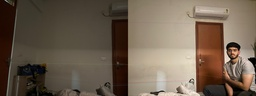
#> input picture Panaroma stiching/matches_0_1.jpg, 256 x 96 px, shrunk from 8064 x 3024 before the run; its folder holds only this picture in this run
$ python main.py --input matches_0_1.jpg --output out.png
#> lines starting #> are read from the running program, lines starting #| are printed output that depends on the picture; after the words box and inside, x2 and y2 are one past the last pixel; in counts of white or black regions, pixels touching at a corner belong together
### Panaroma stiching/utils.py
# General utilities: I/O and tiny helpers.

import cv2
import numpy as np
from typing import List
import os


def read_images(paths: List[str]) -> List[np.ndarray]:
    imgs = []
    for p in paths:
        img = cv2.imread(p, cv2.IMREAD_COLOR)
        if img is None:
            raise FileNotFoundError(f"Could not read {p}")
        imgs.append(img)
    return imgs


def gray(img: np.ndarray) -> np.ndarray:
    return cv2.cvtColor(img, cv2.COLOR_BGR2GRAY)


def ensure_dir(path: str) -> None:
    if not os.path.exists(path):
        os.makedirs(path)

### Panaroma stiching/stitcher.py
# High level stitching pipeline that imports modular pieces

import cv2
import numpy as np
from typing import List, Optional
from utils import read_images, gray
from projection import cylindrical_project
from features import make_detector, detect_and_compute, match_descriptors
from homography import find_homography, accumulate_homographies
from warper import estimate_canvas_size, warp_to_canvas
from exposure import global_exposure_compensation
from seam_blend import find_vertical_seam, make_seam_mask, multiband_blend
from scipy import ndimage


def stitch_images(images: List[np.ndarray], focal: Optional[float] = None, auto_cyl: bool = True) -> np.ndarray:
    n = len(images)
    if auto_cyl:
        if focal is None:
            focal = images[0].shape[1]
        cyl_imgs = [cylindrical_project(img, focal) for img in images]
    else:
        cyl_imgs = images

    detector = make_detector()
    kps = []
    dess = []
    for img in cyl_imgs:
        g = gray(img)
        kp, des = detect_and_compute(detector, g)
        kps.append(kp)
        dess.append(des)

    homographies = []
    matches_list = []
    for i in range(n - 1):
        matches = match_descriptors(dess[i], dess[i + 1])
        print(f"Pair {i}->{i+1} keypoints: {len(kps[i])},{len(kps[i+1])} matches: {len(matches)}")
        try:
            top = sorted(matches, key=lambda m: m.distance)[:50]
            debug_img = cv2.drawMatches(cyl_imgs[i], kps[i], cyl_imgs[i+1], kps[i+1], top, None, flags=cv2.DrawMatchesFlags_NOT_DRAW_SINGLE_POINTS)
            debug_name = f"matches_{i}_{i+1}.jpg"
            cv2.imwrite(debug_name, debug_img)
            print(f"Saved {debug_name}")
        except Exception as e:
            print("Could not draw matches", e)

        H, mask = find_homography(kps[i], kps[i + 1], matches, ransac_thresh=5.0)
        if H is None:
            H, mask = find_homography(kps[i], kps[i + 1], matches, ransac_thresh=8.0)
        if H is None:
            H, mask = find_homography(kps[i], kps[i + 1], matches, ransac_thresh=12.0)

        if H is None and len(matches) >= 4:
            pts1 = np.float32([kps[i][m.queryIdx].pt for m in matches])
            pts2 = np.float32([kps[i+1][m.trainIdx].pt for m in matches])
            try:
                A, inliers = cv2.estimateAffinePartial2D(pts1, pts2, method=cv2.RANSAC, ransacReprojThreshold=8.0)
                if A is not None:
                    H = np.eye(3)
                    H[:2, :] = A
                    print(f"Affine fallback used for pair {i}->{i+1}")
            except Exception as e:
                print("Affine fallback failed", e)

        if H is None:
            raise RuntimeError(f"Could not estimate homography between {i} and {i+1}. Check matches_{i}_{i+1}.jpg")

        homographies.append(H)
        matches_list.append(matches)

    Htot = accumulate_homographies(homographies)
    canvas_w, canvas_h, offset = estimate_canvas_size(cyl_imgs, Htot)

    warped_imgs = []
    masks = []
    for img, H in zip(cyl_imgs, Htot):
        wimg, m = warp_to_canvas(img, H, canvas_w, canvas_h, offset)
        warped_imgs.append(wimg)
        masks.append(m)

    warped_imgs = global_exposure_compensation(warped_imgs, masks)

    base_img = warped_imgs[0].copy()
    base_mask = masks[0].copy()

    for i in range(1, n):
        A = base_img
        B = warped_imgs[i]
        maskA = base_mask
        maskB = masks[i]
        union_mask = ((maskA > 0) | (maskB > 0)).astype(np.uint8)
        overlap = (maskA > 0) & (maskB > 0)
        if overlap.sum() > 0:
            seam_path = find_vertical_seam(A, B, maskA, maskB)
            if seam_path is not None:
                seam_maskA = make_seam_mask(A.shape, seam_path, left_side='left')
            else:
                seam_maskA = (maskA > 0).astype(np.uint8)
        else:
            seam_maskA = (maskA > 0).astype(np.uint8)

        mask_blend = ndimage.gaussian_filter(seam_maskA.astype(np.float32), sigma=5)
        denom = (mask_blend.max() - mask_blend.min() + 1e-8)
        mask_blend = (mask_blend - mask_blend.min()) / denom

        ys, xs = np.where(union_mask > 0)
        if ys.size == 0:
            continue
        y0, y1 = ys.min(), ys.max()
        x0, x1 = xs.min(), xs.max()

        A_crop = A[y0:y1 + 1, x0:x1 + 1]
        B_crop = B[y0:y1 + 1, x0:x1 + 1]
        M_crop = mask_blend[y0:y1 + 1, x0:x1 + 1]

        try:
            blended = multiband_blend(A_crop, B_crop, M_crop, levels=5)
        except Exception:
            blended = (A_crop * M_crop[:, :, None] + B_crop * (1 - M_crop)[:, :, None]).astype(np.uint8)

        base_img[y0:y1 + 1, x0:x1 + 1] = blended
        base_mask = ((base_mask > 0) | (maskB > 0)).astype(np.uint8)

    gray_final = cv2.cvtColor(base_img, cv2.COLOR_BGR2GRAY)
    _, thresh = cv2.threshold(gray_final, 1, 255, cv2.THRESH_BINARY)
    contours, _ = cv2.findContours(thresh.astype(np.uint8), cv2.RETR_EXTERNAL, cv2.CHAIN_APPROX_SIMPLE)
    if contours:
        c = max(contours, key=cv2.contourArea)
        x, y, w, h = cv2.boundingRect(c)
        cropped = base_img[y:y + h, x:x + w]
    else:
        cropped = base_img

    h_final, w_final = cropped.shape[:2]
    if h_final > w_final:
        cropped = cv2.rotate(cropped, cv2.ROTATE_90_COUNTERCLOCKWISE)
        h_final, w_final = cropped.shape[:2]
    max_width = 1600
    if w_final > max_width:
        scale = max_width / w_final
        cropped = cv2.resize(cropped, (int(w_final * scale), int(h_final * scale)), interpolation=cv2.INTER_AREA)

    try:
        gray_pano = cv2.cvtColor(cropped, cv2.COLOR_BGR2GRAY)
        edges = cv2.Canny(gray_pano, 80, 160)
        lines = cv2.HoughLines(edges, 1, np.pi / 180, 120)
        tilt = 0.0
        if lines is not None:
            angles = []
            for rho, theta in lines[:, 0]:
                angle = theta * 180.0 / np.pi
                if 85.0 < angle < 95.0 or -95.0 < angle < -85.0:
                    angles.append(angle)
            if len(angles) > 0:
                tilt = float(np.mean(angles) - 90.0)
        if abs(tilt) > 0.01:
            M = cv2.getRotationMatrix2D((cropped.shape[1] // 2, cropped.shape[0] // 2), -tilt, 1.0)
            straight = cv2.warpAffine(cropped, M, (cropped.shape[1], cropped.shape[0]), borderValue=(0, 0, 0))
            gray_straight = cv2.cvtColor(straight, cv2.COLOR_BGR2GRAY)
            _, th = cv2.threshold(gray_straight, 5, 255, cv2.THRESH_BINARY)
            contours, _ = cv2.findContours(th, cv2.RETR_EXTERNAL, cv2.CHAIN_APPROX_SIMPLE)
            if contours:
                c = max(contours, key=cv2.contourArea)
                x, y, w, h = cv2.boundingRect(c)
                straight = straight[y:y + h, x:x + w]
                cropped = straight
    except Exception:
        pass

    return cropped

### Panaroma stiching/projection.py
# Cylindrical projection

import numpy as np
from typing import Tuple


def cylindrical_project(img: np.ndarray, f: float) -> np.ndarray:
    h, w = img.shape[:2]
    cx = w / 2.0
    cy = h / 2.0
    result = np.zeros_like(img)

    xs = np.arange(w)
    ys = np.arange(h)
    xs_grid, ys_grid = np.meshgrid(xs, ys)

    x = xs_grid - cx
    y = ys_grid - cy

    theta = np.arctan2(x, f)
    h_ = y / np.sqrt(x * x + f * f)

    x_proj = f * np.tan(theta)
    y_proj = h_ * np.sqrt(x_proj * x_proj + f * f)

    x_src = x_proj + cx
    y_src = y_proj + cy

    valid = (x_src >= 0) & (x_src < w - 1) & (y_src >= 0) & (y_src < h - 1)

    x0 = np.floor(x_src).astype(np.int32)
    y0 = np.floor(y_src).astype(np.int32)

    x0_clipped = np.clip(x0, 0, w - 2)
    y0_clipped = np.clip(y0, 0, h - 2)
    x1_clipped = x0_clipped + 1
    y1_clipped = y0_clipped + 1

    xf = x_src - x0
    yf = y_src - y0

    wa = (1 - xf) * (1 - yf)
    wb = xf * (1 - yf)
    wc = (1 - xf) * yf
    wd = xf * yf

    for c in range(img.shape[2]):
        channel = img[:, :, c]
        sampled = (
            wa * channel[y0_clipped, x0_clipped] +
            wb * channel[y0_clipped, x1_clipped] +
            wc * channel[y1_clipped, x0_clipped] +
            wd * channel[y1_clipped, x1_clipped]
        )
        sampled[~valid] = 0
        result[:, :, c] = sampled

    return result

### Panaroma stiching/features.py
# Detector creation, keypoint detection, descriptor matching

import cv2
import numpy as np
from typing import Tuple, List


def make_detector():
    try:
        return cv2.SIFT_create()
    except Exception:
        return cv2.ORB_create(5000)


def detect_and_compute(detector, img_gray: np.ndarray):
    kp, des = detector.detectAndCompute(img_gray, None)
    return kp, des


# [16 lines left out: function match_descriptors, not called in this run]

### Panaroma stiching/homography.py
import numpy as np
import cv2
from typing import List, Tuple


# [7 lines left out: function find_homography, not called in this run]


def accumulate_homographies(homographies: List[np.ndarray]) -> List[np.ndarray]:
    n = len(homographies) + 1
    F = [np.eye(3)]
    for i in range(len(homographies)):
        F.append(homographies[i] @ F[-1])
    center = n // 2
    F_center = F[center]
    Htot = []
    for i in range(n):
        H_i = np.linalg.inv(F[i]) @ F_center
        Htot.append(H_i / H_i[2, 2])
    return Htot

### Panaroma stiching/warper.py
import cv2
import numpy as np
from typing import List, Tuple


def estimate_canvas_size(images: List[np.ndarray], Htot: List[np.ndarray]) -> Tuple[int, int, Tuple[int, int]]:
    corners = []
    for img, H in zip(images, Htot):
        h, w = img.shape[:2]
        pts = np.array([[0, 0], [w, 0], [w, h], [0, h]], dtype=np.float32)
        pts_ = cv2.perspectiveTransform(pts.reshape(-1, 1, 2), H)
        corners.append(pts_.reshape(-1, 2))
    all_pts = np.vstack(corners)
    x_min, y_min = np.floor(all_pts.min(axis=0)).astype(int)
    x_max, y_max = np.ceil(all_pts.max(axis=0)).astype(int)
    canvas_w = x_max - x_min
    canvas_h = y_max - y_min
    offset = (-x_min, -y_min)
    return canvas_w, canvas_h, offset


def warp_to_canvas(img: np.ndarray, H: np.ndarray, canvas_w: int, canvas_h: int, offset: Tuple[int, int]) -> Tuple[np.ndarray, np.ndarray]:
    ox, oy = offset
    H_off = np.array([[1, 0, ox], [0, 1, oy], [0, 0, 1]], dtype=np.float64)
    Htotal = H_off @ H
    canvas_img = cv2.warpPerspective(img, Htotal, (canvas_w, canvas_h), flags=cv2.INTER_LINEAR, borderMode=cv2.BORDER_CONSTANT)
    mask = cv2.warpPerspective(np.ones(img.shape[:2], dtype=np.uint8) * 255, Htotal, (canvas_w, canvas_h), flags=cv2.INTER_NEAREST, borderMode=cv2.BORDER_CONSTANT)
    mask = (mask > 0).astype(np.uint8)
    return canvas_img, mask

### Panaroma stiching/exposure.py
import numpy as np


# [12 lines left out: function exposure_compensate_pair, not called in this run]


def global_exposure_compensation(warped_imgs, masks):
    base = warped_imgs[0].astype(np.float32)
    base_mask = masks[0]
    compensated = [warped_imgs[0]]
    for i in range(1, len(warped_imgs)):
        img = warped_imgs[i].astype(np.uint8)
        mask = masks[i]
        _, img_adj = exposure_compensate_pair(base, base_mask, img, mask)
        compensated.append(img_adj)
    return compensated

### Panaroma stiching/main.py
import argparse
import cv2
from stitcher import stitch_images
from utils import read_images


def parse_args():
    p = argparse.ArgumentParser(description='Advanced panorama stitcher using OpenCV')
    p.add_argument('--input', nargs='+', required=True, help='input images in left-to-right order')
    p.add_argument('--output', required=True, help='output panorama file')
    p.add_argument('--focal', type=float, default=None, help='focal length in pixels. default: image width')
    p.add_argument('--no-cylinder', dest='cylinder', action='store_false', help='disable cylindrical projection')
    return p.parse_args()


def main():
    args = parse_args()
    imgs = read_images(args.input)
#> in read_images, img is the input picture: shape (96, 256, 3); mean B, G, R 79.7, 95.2, 110.3
#> imgs = 1 item
    focal = args.focal if args.focal is not None else imgs[0].shape[1]
#> focal = 256
    pano = stitch_images(imgs, focal=focal, auto_cyl=args.cylinder)
#> in stitch_images, `n = len(images)`: n = 1
#> in cylindrical_project, `theta = np.arctan2(x, f)`:
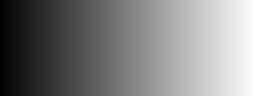
#> x: shape (96, 256) float64; min -128, max 127, mean -0.5; drawn with min black and max white
#> in cylindrical_project, `y0 = np.floor(y_src).astype(np.int32)`:
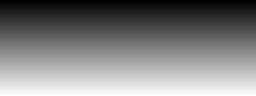
#> y_src: shape (96, 256) float64; min -7.11e-15, max 95, mean 47.5; drawn with min black and max white
#> in cylindrical_project, `y0_clipped = np.clip(y0, 0, h - 2)`:
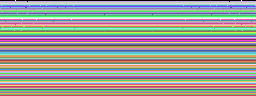
#> y0: shape (96, 256) int32; 97 distinct labels, from -1 to 95; one colour per label, 0 black, -1 white
#> the loop in cylindrical_project, `for c in range(img.shape[2]):` made 3 passes
#> pass 1, in cylindrical_project, `channel = img[:, :, c]`:
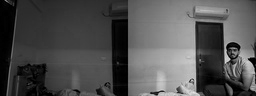
#> channel: shape (96, 256); min 0, max 229, mean 79.7
#> after the loop in cylindrical_project, `for c in range(img.shape[2]):`:
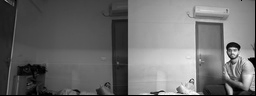
#> sampled: shape (96, 256) float64; min 0, max 255, mean 109
#> in stitch_images, `cyl_imgs = [cylindrical_project(img, focal) for img in images]`: cyl_imgs = 1 item
#> the loop in stitch_images, `for img in cyl_imgs:` made 1 pass
#> after the loop in stitch_images, `for i in range(n - 1):`: homographies = []
#> in accumulate_homographies, `n = len(homographies) + 1`: n = 1
#> after the loop in accumulate_homographies, `for i in range(len(homographies)):`: F = [[[1, 0, 0], [0, 1, 0], [0, 0, 1]]]
#> in accumulate_homographies, `center = n // 2`: center = 0
#> in accumulate_homographies, `F_center = F[center]`: F_center = [[1, 0, 0], [0, 1, 0], [0, 0, 1]]
#> the loop in accumulate_homographies, `for i in range(n):` made 1 pass
#> H_i on pass 1: [[1, 0, 0], [0, 1, 0], [0, 0, 1]]
#> after the loop in accumulate_homographies, `for i in range(n):`: Htot = [[[1, 0, 0], [0, 1, 0], [0, 0, 1]]]
#> the loop in estimate_canvas_size, `for img, H in zip(images, Htot):` made 1 pass
#> (H, h, w, pts_) on pass 1: ([[1, 0, 0], [0, 1, 0], [0, 0, 1]], 96, 256, [[0, 0], [256, 0], [256, 96], [0, 96]])
#> after the loop in estimate_canvas_size, `for img, H in zip(images, Htot):`: corners = [[[0, 0], [256, 0], [256, 96], [0, 96]]]
#> in estimate_canvas_size, `all_pts = np.vstack(corners)`: all_pts = [[0, 0], [256, 0], [256, 96], [0, 96]]
#> in estimate_canvas_size, `x_min, y_min = np.floor(all_pts.min(axis=0)).astype(int)`: x_min = 0
#> in estimate_canvas_size, `x_max, y_max = np.ceil(all_pts.max(axis=0)).astype(int)`: x_max = 256; y_max = 96
#> in estimate_canvas_size, `canvas_w = x_max - x_min`: canvas_w = 256
#> in estimate_canvas_size, `canvas_h = y_max - y_min`: canvas_h = 96
#> in estimate_canvas_size, `offset = (-x_min, -y_min)`: offset = (0, 0)
#> in stitch_images, `canvas_w, canvas_h, offset = estimate_canvas_size(cyl_imgs, Htot)`: canvas_w = 256; canvas_h = 96; offset = (0, 0)
#> the loop in stitch_images, `for img, H in zip(cyl_imgs, Htot):` made 1 pass
#> (ox in warp_to_canvas, oy in warp_to_canvas, Htotal in warp_to_canvas) on pass 1: (0, 0, [[1, 0, 0], [0, 1, 0], [0, 0, 1]])
#> after the loop in stitch_images, `for img, H in zip(cyl_imgs, Htot):`: masks = 1 item
#> in stitch_images, `_, thresh = cv2.threshold(gray_final, 1, 255, cv2.THRESH_BINARY)`:
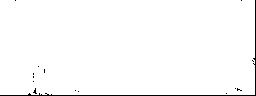
#> thresh: shape (96, 256); 98.4% white; black in thin lines or dots
#> in stitch_images, `contours, _ = cv2.findContours(thresh.astype(np.uint8), cv2.RETR_EXTER..`: contours = 1 contour; box (x1, y1, x2, y2) and area: (0, 0, 255, 95) 23858
#> in stitch_images, `c = max(contours, key=cv2.contourArea)`: c = contour of 34 points, box (x1, y1, x2, y2) (0, 0, 255, 95), area 23858
#> in stitch_images, `x, y, w, h = cv2.boundingRect(c)`: x = 0; w = 255; h = 95
#> in stitch_images, `h_final, w_final = cropped.shape[:2]`: w_final = 255
#> in stitch_images, `edges = cv2.Canny(gray_pano, 80, 160)`:
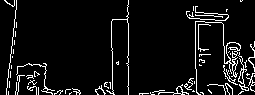
#> edges: shape (95, 255); 7.1% white in thin lines or dots
#> in stitch_images, `lines = cv2.HoughLines(edges, 1, np.pi / 180, 120)`: lines = None
    cv2.imwrite(args.output, pano)
    print(f"Saved panorama to {args.output}")


if __name__ == '__main__':
    main()
